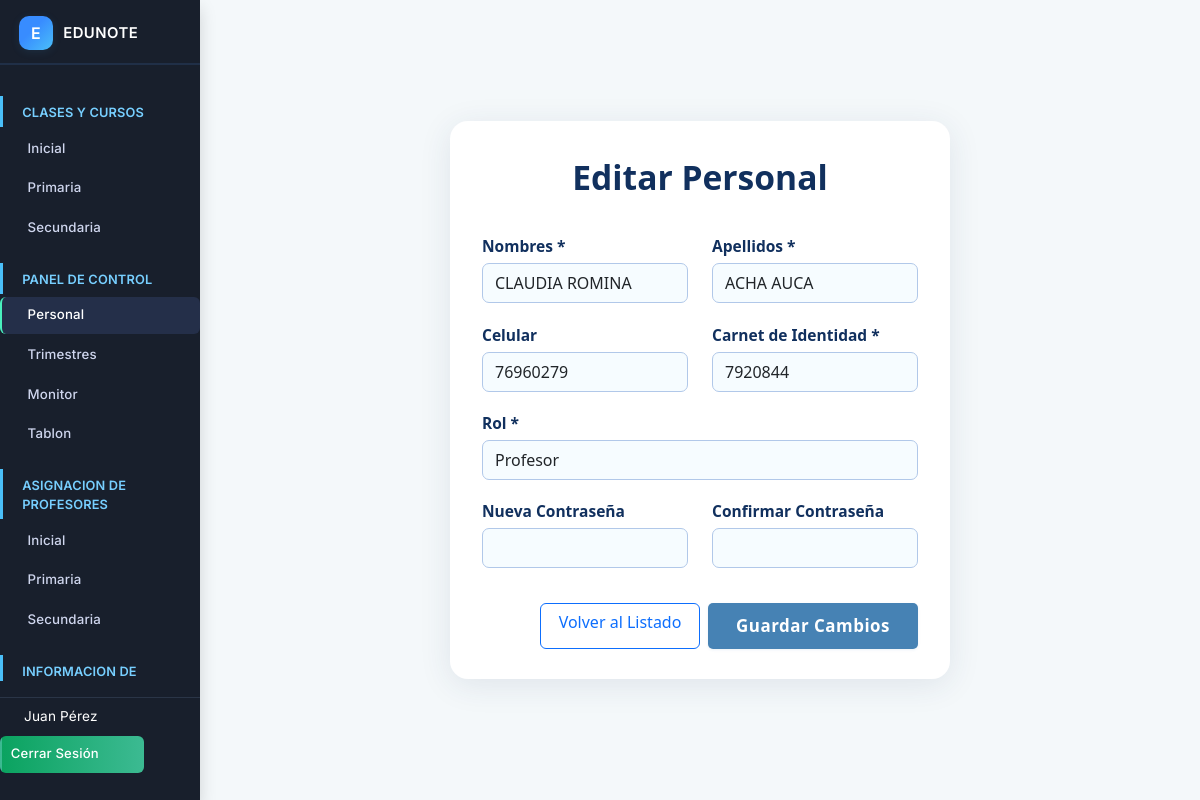
Screenshot of /admin/editar_personal.php?id=703 (signed in) with the database file from the repository.
### tables this page shows
CREATE TABLE `personal` (
  `id_personal` int(11) NOT NULL,
  `nombres` varchar(255) NOT NULL,
  `apellidos` varchar(255) NOT NULL,
  `celular` varchar(20) DEFAULT NULL COMMENT 'Ej: Número de contacto del usuario',
  `carnet_identidad` varchar(20) NOT NULL,
  `id_rol` int(11) NOT NULL COMMENT 'FK a roles',
  `password` varchar(255) NOT NULL,
  `estado` tinyint(1) NOT NULL DEFAULT 1 COMMENT '1=habilitado, 0=inhabilitado'
);

CREATE TABLE `roles` (
  `id_rol` int(11) NOT NULL,
  `nombre_rol` varchar(50) NOT NULL COMMENT 'Ej: Administrador, Profesor, Secretario'
);

### admin/editar_personal.php (the view, shortened to what this page needs)
<?php
$db = new Database();
$conn = $db->connect();
$id_personal = isset($_GET['id']) ? intval($_GET['id']) : 0;
$roles = $conn->query("SELECT id_rol, nombre_rol FROM roles ORDER BY nombre_rol")->fetchAll(PDO::FETCH_ASSOC);
$stmt = $conn->prepare("
    SELECT id_personal, nombres, apellidos, celular, carnet_identidad, id_rol
    FROM personal WHERE id_personal = ?
");
$stmt->execute([$id_personal]);
$personal = $stmt->fetch(PDO::FETCH_ASSOC);
?>
<!DOCTYPE html>
<html lang="es">
<head>
    <link rel="stylesheet" href="../css/bootstrap.min.css">
</head>
<body>
    <div class="container-fluid g-0">
        <div class="row g-0">
            <?php include '../includes/sidebar.php'; ?>
            <main class="col-md-9 ms-sm-auto col-lg-10 px-md-4 position-relative">
                <div class="main-content position-relative">
                    <div class="form-editar-box">
                        <h1>Editar Personal</h1>
                        <form method="post" action="">
                            <div class="row">
                                <div class="col-12 col-md-6">
                                    <label for="nombres" class="form-label">Nombres *</label>
                                    <input type="text" class="form-control" id="nombres" name="nombres"
                                        value="<?php echo htmlspecialchars($personal['nombres']); ?>" required>
                                </div>
                                <div class="col-12 col-md-6">
                                    <label for="apellidos" class="form-label">Apellidos *</label>
                                    <input type="text" class="form-control" id="apellidos" name="apellidos"
                                        value="<?php echo htmlspecialchars($personal['apellidos']); ?>" required>
                                </div>
                            </div>
                            <div class="row">
                                <div class="col-12 col-md-6">
                                    <label for="celular" class="form-label">Celular</label>
                                    <input type="text" class="form-control" id="celular" name="celular"
                                        value="<?php echo htmlspecialchars($personal['celular']); ?>">
                                </div>
                                <div class="col-12 col-md-6">
                                    <label for="carnet" class="form-label">Carnet de Identidad *</label>
                                    <input type="text" class="form-control" id="carnet" name="carnet"
                                        value="<?php echo htmlspecialchars($personal['carnet_identidad']); ?>" required>
                                </div>
                            </div>
                            <div>
                                <label for="id_rol" class="form-label">Rol *</label>
                                <select class="form-select" id="id_rol" name="id_rol" required>
                                    <?php foreach ($roles as $rol): ?>
                                        <option value="<?php echo $rol['id_rol']; ?>"
                                            <?php echo ($personal['id_rol'] == $rol['id_rol']) ? 'selected' : ''; ?>>
                                            <?php echo htmlspecialchars($rol['nombre_rol']); ?>
                                        </option>
                                    <?php endforeach; ?>
                                </select>
                            </div>
                            <div class="row">
                                <div class="col-12 col-md-6">
                                    <label for="nueva_password" class="form-label">Nueva Contraseña</label>
                                    <input type="password" class="form-control" id="nueva_password" name="nueva_password" autocomplete="new-password">
                                </div>
                                <div class="col-12 col-md-6">
                                    <label for="confirmar_password" class="form-label">Confirmar Contraseña</label>
                                    <input type="password" class="form-control" id="confirmar_password" name="confirmar_password" autocomplete="new-password">
                                </div>
                            </div>
                            <div class="row">
                                <div class="col-12 d-flex justify-content-end gap-2 mt-3">
                                    <a href="personal.php" class="btn btn-outline-primary" style="min-width: 160px;">
                                        <span data-feather="arrow-left"></span> Volver al Listado
                                    </a>
                                    <button type="submit" class="btn btn-primary" style="min-width: 160px;">
                                        Guardar Cambios
                                    </button>
                                </div>
                            </div>
                        </form>
                    </div>
                </div>
            </main>
        </div>
    </div>
</body>
</html>

### admin/editar_personal.php (style rules this page uses)
body { background: #f4f8fa; min-height: 100vh; }
.main-content { display: flex; align-items: center; justify-content: center; min-height: 100vh; }
.form-editar-box { background: #fff; border-radius: 18px; box-shadow: 0 6px 32px 0 rgba(40, 60, 100, .10); padding: 36px 32px 30px 32px; max-width: 500px; width: 100%; margin: 0 auto; }
.form-editar-box h1 { font-size: 2.1rem; color: #11305e; font-weight: 700; margin-bottom: 2.3rem; text-align: center; }
.form-label { font-weight: 600; color: #11305e; font-size: .97rem; margin-bottom: 0.3rem; }
.form-control, .form-select { background: #f6fcff; border: 1.5px solid #b1c8e9; border-radius: 7px; font-size: 1rem; min-height: 40px; margin-bottom: 1.2rem; transition: border-color .15s; }
.btn-primary { background: #4682B4; color: #fff; font-weight: 600; border: none; border-radius: 5px; padding: 10px 28px; font-size: 1.06rem; letter-spacing: .5px; box-shadow: 0 1px 3px rgba(70, 130, 180, .11); transition: background .18s; }

### rows the page displays
personal: nombres "CLAUDIA ROMINA", apellidos "ACHA AUCA", celular "76960279", carnet "7920844", id_rol "Profesor"

### other values shown
$_SESSION['user_name'] "Juan Pérez"
